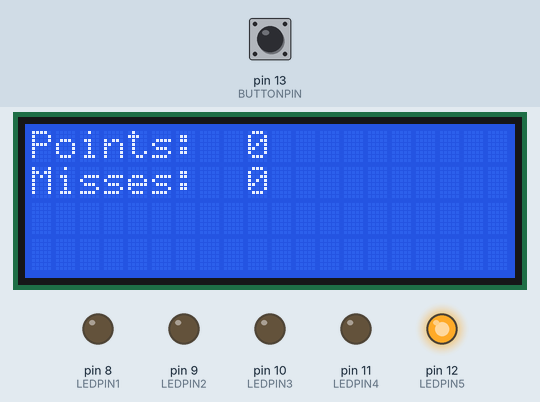
The program below on a simulated Arduino Mega 2560, built with avr-gcc and run on an emulated ATmega2560. Shown: 20×4 character LCD, output pins drawn as LEDs (lit = HIGH). The test bench sets the inputs (shaded band); at power-on: pin 13 (BUTTONPIN) LOW. Random numbers use the default seed unless the program sets one; what the program prints to the serial monitor is not drawn.

Above: at 1.2 s.
1.3 s: pin 13 (BUTTONPIN) pulled HIGH for 3.2 s
At 3.1 s:
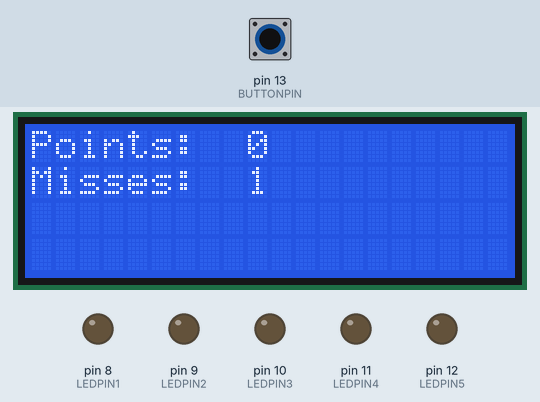
5.1 s: pin 13 (BUTTONPIN) pulled HIGH for 1 s
At 6.64 s:
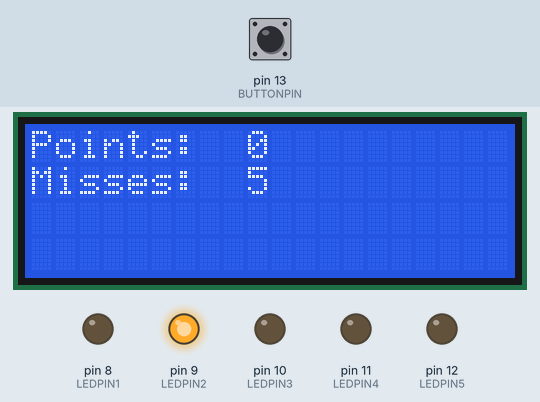
6.7 s: pin 13 (BUTTONPIN) pulled HIGH for 0.15 s
At 7.33 s:
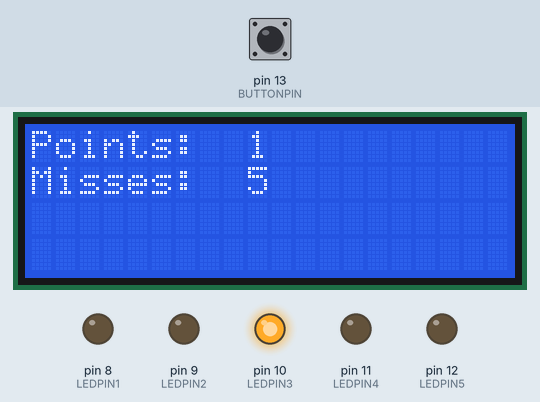
7.4 s: pin 13 (BUTTONPIN) pulled HIGH for 0.15 s
At 8.99 s:
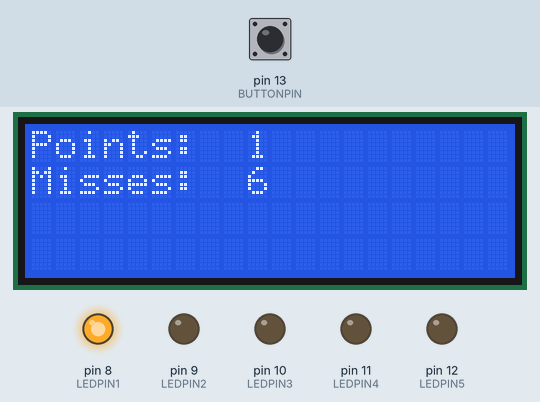
Timing chart, 0 to 9.1 s (numbered marks = the images above; inputs shaded):
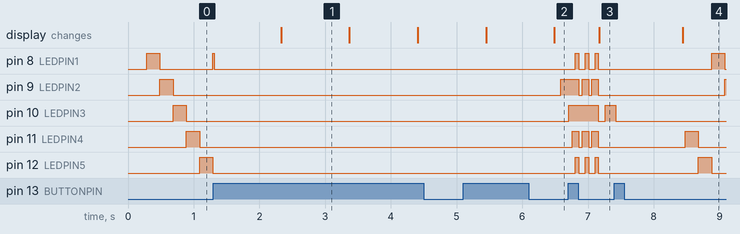

The program:

main.cpp
```cpp
// (licence header left out)
//Oliver Olsen s205443
//Nils Wulff   s223968

// 12b It is correct with the following code.

#include <Arduino.h>
#include <Wire.h>
#include <LiquidCrystal_I2C.h>

#define LEDPIN1 8
#define LEDPIN2 9
#define LEDPIN3 10
#define LEDPIN4 11
#define LEDPIN5 12
#define BUTTONPIN 13
#define ROW 0
#define COLUMN 0
#define FIVESECONDS 5000

LiquidCrystal_I2C lcd(0x27, 20, 4); // lcd address is 0x27, 16x2 lcd


int cycle = 0;
int prev = 1;
int points = 0;
int misses = 0;


void blink_pattern(int *prev);
void blink_pointPattern();
void blink_random(int *prev);
void LEDoff();
void setLED(int led);
void click_detected(int *prev, int *points, int *misses);
void win(int *cycle, int *prev, int *points, int *misses);
void easyClear();
void printPointsAndMisses(int points, int misses);


void setup() {
  Serial.begin(56700);

  lcd.init();
  lcd.backlight();
  lcd.setCursor(ROW, COLUMN);


  pinMode(LEDPIN1, OUTPUT);
  pinMode(LEDPIN2, OUTPUT);
  pinMode(LEDPIN3, OUTPUT);
  pinMode(LEDPIN4, OUTPUT);
  pinMode(LEDPIN5, OUTPUT);
  pinMode(BUTTONPIN, INPUT);

  randomSeed(analogRead(A0));

  printPointsAndMisses(points, misses);

}


void loop() {
  // Check per 20ms
  if (digitalRead(BUTTONPIN) == HIGH){

    click_detected(&prev, &points, &misses);
    Serial.println("-");
    if (points == 10){
      win(&cycle, &prev, &points, &misses);
      }
    }


  // LED Updated every 200ms. This happens once every 10'th cycle of the loop
  if (cycle >= 10) {
    cycle = 0;
    if (points >= 8){
      Serial.println("*");
      blink_random(&prev);
    }

    else{
      blink_pattern(&prev);
      Serial.println(".");
    }
  }


  cycle++; // Used to detemine when the LED's light up in patterns
  Serial.println(cycle);
  // 20 milisecond delay for button detection
  delay(20);

}


/**
 * @brief Blinks the LED's from left to right
 *
 * @param prev Stores the previously lit LED
 */
void blink_pattern(int *prev)
{

  LEDoff();

  setLED(*prev);

  *prev += 1;

  // Resets the LED to the first 1 when the 5th LED has been lit
  if (*prev > 5) {
    *prev = 1;
  }

}


/**
 * @brief Lights the LED's in a pattern, when a point is scored
 *
 */
void blink_pointPattern()
{
  for (int i = 0; i < 3; i++)
  {
    digitalWrite(LEDPIN3, HIGH);
    delay(50);
    digitalWrite(LEDPIN2, HIGH);
    digitalWrite(LEDPIN4, HIGH);
    delay(50);
    digitalWrite(LEDPIN1, HIGH);
    digitalWrite(LEDPIN5, HIGH);

    delay(50);
    LEDoff();

  }
}


/**
 * @brief Blinks in a random pattern. The same LED cannot be chonen twice
 *
 * @param prev  Previously lit LED
 */
void blink_random(int *prev)
{
  int randLED = random(1, 6);

  // Prevents the same LED form being lit up twice in a row
  do
  {
    randLED = random(1, 6);
  }
  while (randLED == *prev);

  *prev = randLED;

  LEDoff();
  setLED(*prev);

}


/**
 * @brief Turns off all 5 LED's
 *
 */
void LEDoff()
{
    digitalWrite(LEDPIN1, LOW);
    digitalWrite(LEDPIN2, LOW);
    digitalWrite(LEDPIN3, LOW);
    digitalWrite(LEDPIN4, LOW);
    digitalWrite(LEDPIN5, LOW);
}


/**
 * @brief Used to light up the correct LED
 *
 * @param led LED to be lit up
 */
void setLED(int led)
{
  switch (led)
  {
  case 1: digitalWrite(LEDPIN1, HIGH);  break;

  case 2: digitalWrite(LEDPIN2, HIGH);  break;

  case 3: digitalWrite(LEDPIN3, HIGH);  break;

  case 4: digitalWrite(LEDPIN4, HIGH);  break;

  case 5: digitalWrite(LEDPIN5, HIGH);  break;

  default:                              break;
  }
}


/**
 * @brief If a click is detected, a check will be run to verify if the 3rd LED was lit at the moment.
 * If the 3rd LED was lit, a point is added and the blink_patternPoints(), wil animate a point scored.
 * If the 3rd LED was not lit, the misses counter will be incremented, and the LED's will turn off for 1 second.
 *
 * @param prev    Previously lit LED (which here is the current one)
 * @param points  Point counter
 * @param misses  Misses counter
 */
void click_detected(int *prev, int *points, int *misses)
{
  if (*prev == 3) {
    blink_pointPattern();
    *points += 1;
  }

  else {
    LEDoff();
    *misses += 1;
    delay(1000);
  }
  printPointsAndMisses(*points, *misses);
}


/**
 * @brief Winning message displayed then the points scored and total misses are displayed
 *
 *
 * @param cycle   Amount of time the loop function has lopped (resets at 10)
 * @param prev    Previously lit LED
 * @param points  Total Points
 * @param misses  Total Misses
 */
void win(int *cycle, int *prev, int *points, int *misses)
{
  // Winning messages
  easyClear();

  lcd.print("Congratulations!");
  lcd.setCursor(0, 1);
  lcd.print("    YOU WON!    ");

  delay(FIVESECONDS);

  easyClear();
  printPointsAndMisses(*points, *misses);

  delay(FIVESECONDS);

  easyClear();
  lcd.print("Press the button");
  lcd.setCursor(0, 1);
  lcd.print(" To Play  Again ");

  // Waits for the button to be pressed. When pressed the whole game resets
  while (digitalRead(BUTTONPIN) == LOW) {};
  easyClear();
  *cycle = 0;
  *prev = 1;
  *points = 0;
  *misses = 0;
}


/**
 * @brief Clears everything currently displayed 16 x 2 (by printing spaces)
 *
 */
void easyClear()
{
  // clears everything on the display
  for (int line = 0; line < 2; line++)
  {
    lcd.setCursor(0, line);
    lcd.print("                ");
  }
  lcd.setCursor(0, 0);
}


/**
 * @brief Prints the current points and misses
 *
 * @param points Points Scored
 * @param misses Misses "Scored"
 */
void printPointsAndMisses(int points, int misses)
{
  lcd.setCursor(0, 0);
  lcd.print("Points:");
  lcd.setCursor(9, 0);
  lcd.print(points);
  lcd.setCursor(0, 1);
  lcd.print("Misses: ");
  lcd.setCursor(9, 1);
  lcd.print(misses);
}
```

Measured:
- after the input at 1.3 s, the display: changes after 1.0 s (image 1)
- after the input at 6.7 s, the display: changes after 0.47 s (image 3)
- after the input at 7.4 s, the display: changes after 1.0 s (image 4)
